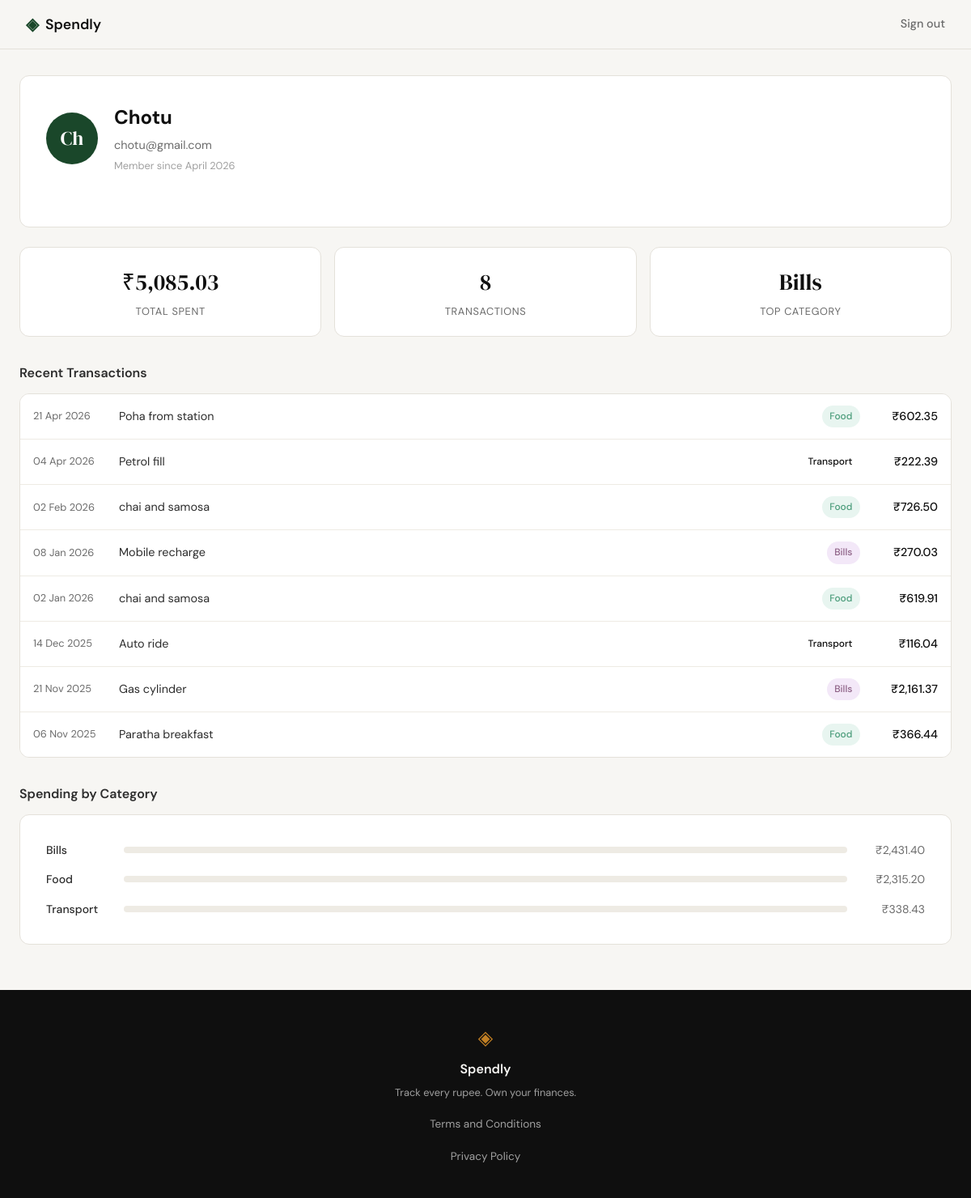
/profile (signed in), run on the app's committed database.
### tables this page shows
CREATE TABLE users (
            id INTEGER PRIMARY KEY AUTOINCREMENT,
            name TEXT NOT NULL,
            email TEXT UNIQUE NOT NULL,
            password_hash TEXT NOT NULL,
            created_at TEXT DEFAULT (datetime('now'))
        );

CREATE TABLE expenses (
            id INTEGER PRIMARY KEY AUTOINCREMENT,
            user_id INTEGER NOT NULL,
            amount REAL NOT NULL,
            category TEXT NOT NULL,
            date TEXT NOT NULL,
            description TEXT,
            created_at TEXT DEFAULT (datetime('now')),
            FOREIGN KEY (user_id) REFERENCES users(id)
        );

### app.py (the view)
@app.route("/profile")
def profile():
    if not session.get("user_id"):
        return redirect(url_for("login"))
    user = get_user_by_id(session["user_id"])
    if user is None:
        session.pop("user_id", None)
        return redirect(url_for("login"))
    stats = get_summary_stats(session["user_id"])
    transactions = get_recent_transactions(session["user_id"])
    categories = get_category_breakdown(session["user_id"])
    return render_template("profile.html", user=user, stats=stats, transactions=transactions, categories=categories)

### database/db.py (called while the page is built)
def get_db():
    conn = sqlite3.connect(DATABASE_PATH)
    conn.row_factory = sqlite3.Row
    conn.execute("PRAGMA foreign_keys = ON")
    return conn

### database/queries.py (called while the page is built)
def _fmt(amount):
    return f"₹{amount:,.2f}"

def _fmt_date(date_str):
    d = datetime.strptime(date_str, "%Y-%m-%d")
    return d.strftime("%d %b %Y")

def get_user_by_id(user_id):
    conn = get_db()
    cursor = conn.cursor()
    cursor.execute(
        "SELECT name, email, created_at FROM users WHERE id = ?",
        (user_id,)
    )
    row = cursor.fetchone()
    conn.close()
    if row is None:
        return None
    created = datetime.strptime(row["created_at"], "%Y-%m-%d %H:%M:%S")
    member_since = created.strftime("%B %Y")
    return {"name": row["name"], "email": row["email"], "member_since": member_since}

def get_summary_stats(user_id):
    conn = get_db()
    cursor = conn.cursor()
    cursor.execute(
        "SELECT COUNT(*) as count, COALESCE(SUM(amount), 0) as total FROM expenses WHERE user_id = ?",
        (user_id,)
    )
    row = cursor.fetchone()
    transaction_count = row["count"]
    total_spent = row["total"]
    if transaction_count == 0:
        conn.close()
        return {"total_spent": "₹0.00", "transaction_count": 0, "top_category": "—"}
    cursor.execute(
        "SELECT category, SUM(amount) as total FROM expenses WHERE user_id = ? GROUP BY category ORDER BY total DESC",
        (user_id,)
    )
    top_row = cursor.fetchone()
    top_category = top_row["category"] if top_row else "—"
    conn.close()
    return {
        "total_spent": _fmt(total_spent),
        "transaction_count": transaction_count,
        "top_category": top_category
    }

def get_recent_transactions(user_id, limit=10):
    conn = get_db()
    cursor = conn.cursor()
    cursor.execute(
        "SELECT date, description, category, amount FROM expenses WHERE user_id = ? ORDER BY date DESC LIMIT ?",
        (user_id, limit)
    )
    rows = cursor.fetchall()
    conn.close()
    return [
        {"date": _fmt_date(row["date"]), "description": row["description"], "category": row["category"], "amount": _fmt(row["amount"])}
        for row in rows
    ]

### templates/profile.html (shortened to what this page needs)
{% extends "base.html" %}
{% block content %}
<div class="container" style="max-width: var(--max-width); margin: 0 auto; padding: 2rem 1.5rem;">
    <div class="auth-card" style="margin-bottom: 1.5rem;">
        <div class="profile-header">
            <div class="avatar">{{ user.name[:2] }}</div>
            <div class="user-info">
                <h1>{{ user.name }}</h1>
                <p>{{ user.email }}</p>
                <p class="member-since">Member since {{ user.member_since }}</p>
            </div>
        </div>
    </div>
    <div class="stat-grid" style="margin-bottom: 2rem;">
        <div class="stat-card">
            <div class="stat-value">{{ stats.total_spent }}</div>
            <div class="stat-label">Total Spent</div>
        </div>
        <div class="stat-card">
            <div class="stat-value">{{ stats.transaction_count }}</div>
            <div class="stat-label">Transactions</div>
        </div>
        <div class="stat-card">
            <div class="stat-value">{{ stats.top_category }}</div>
            <div class="stat-label">Top Category</div>
        </div>
    </div>
    <div style="margin-bottom: 2rem;">
        <div class="section-title">Recent Transactions</div>
        <div class="transaction-list">
            {% for tx in transactions %}
            <div class="transaction-row">
                <span class="tx-date">{{ tx.date }}</span>
                <span class="tx-desc">{{ tx.description }}</span>
                <span class="badge badge-{{ tx.category|lower }}">{{ tx.category }}</span>
                <span class="tx-amount">{{ tx.amount }}</span>
            </div>
            {% endfor %}
        </div>
    </div>
    <div>
        <div class="section-title">Spending by Category</div>
        <div class="auth-card">
            <div class="category-list">
                {% for cat in categories %}
                <div class="category-row">
                    <span class="cat-name">{{ cat.name }}</span>
                    <div class="cat-bar-wrap">
                        <div class="category-bar-track">
                            <div class="category-bar {{ cat.class }}" style="width: {{ cat.percent }}%"></div>
                        </div>
                    </div>
                    <span class="cat-amount">{{ cat.amount }}</span>
                </div>
                {% endfor %}
            </div>
        </div>
    </div>
</div>
{% endblock %}

### templates/base.html (shortened to what this page needs)
<!DOCTYPE html>
<html lang="en">
<head>
    <link rel="stylesheet" href="{{ url_for('static', filename='css/style.css') }}">
</head>
<body>
    <nav class="navbar">
        <div class="nav-inner">
            <a href="{{ url_for('landing') }}" class="nav-brand">
                <span class="brand-icon">◈</span>
                <span class="brand-name">Spendly</span>
            </a>
            <div class="nav-links">
                {% if session.get("user_id") %}
                <a href="{{ url_for('logout') }}">Sign out</a>
                {% else %}
                <a href="{{ url_for('login') }}">Sign in</a>
                <a href="{{ url_for('register') }}" class="nav-cta">Get started</a>
                {% endif %}
            </div>
        </div>
    </nav>
    <main class="main-content">
        {% block content %}{% endblock %}
    </main>
    <footer class="footer">
        <div class="footer-inner">
            <span class="brand-icon">◈</span>
            <span class="footer-name">Spendly</span>
            <p class="footer-copy">Track every rupee. Own your finances.</p>
            <div class="footer-links">
                <a href="{{ url_for('terms') }}">Terms and Conditions</a>
            </div>
            <div class="footer-links">
                <a href="{{ url_for('privacy') }}">Privacy Policy</a>
            </div>
        </div>
    </footer>
</body>
</html>

### data on the page
users: name "Ch", name "Chotu", email "chotu@gmail.com"
expenses: date "21 Apr 2026", description "Poha from station", category "Food", amount "₹602.35"
expenses: date "04 Apr 2026", description "Petrol fill", category "Transport", amount "₹222.39"
expenses: date "02 Feb 2026", description "chai and samosa", category "Food", amount "₹726.50"
expenses: date "08 Jan 2026", description "Mobile recharge", category "Bills", amount "₹270.03"
expenses: date "02 Jan 2026", description "chai and samosa", category "Food", amount "₹619.91"
expenses: date "14 Dec 2025", description "Auto ride", category "Transport", amount "₹116.04"
expenses: date "21 Nov 2025", description "Gas cylinder", category "Bills", amount "₹2,161.37"
expenses: date "06 Nov 2025", description "Paratha breakfast", category "Food", amount "₹366.44"

### other printed values
{{ user.member_since }} "April 2026"
{{ stats.total_spent }} "₹5,085.03"
{{ stats.transaction_count }} "8"
{{ stats.top_category }} "Bills"
{{ cat.name }} "Bills" "Food" "Transport"
{{ cat.amount }} "₹2,431.40" "₹2,315.20" "₹338.43"
